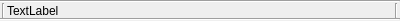
<?xml version="1.0" encoding="UTF-8"?>
<ui version="4.0">
 <class>wgInfoNode</class>
 <widget class="QWidget" name="wgInfoNode">
  <property name="geometry">
   <rect>
    <x>0</x>
    <y>0</y>
    <width>400</width>
    <height>21</height>
   </rect>
  </property>
  <property name="windowTitle">
   <string>Info Node</string>
  </property>
  <layout class="QGridLayout" name="gridLayout">
   <property name="margin">
    <number>0</number>
   </property>
   <property name="spacing">
    <number>0</number>
   </property>
   <item row="0" column="0">
    <widget class="Line" name="line">
     <property name="orientation">
      <enum>Qt::Horizontal</enum>
     </property>
    </widget>
   </item>
   <item row="1" column="0">
    <layout class="QHBoxLayout" name="horizontalLayout">
     <property name="spacing">
      <number>2</number>
     </property>
     <property name="leftMargin">
      <number>2</number>
     </property>
     <property name="rightMargin">
      <number>2</number>
     </property>
     <item>
      <widget class="Line" name="line_3">
       <property name="orientation">
        <enum>Qt::Vertical</enum>
       </property>
      </widget>
     </item>
     <item>
      <widget class="QLabel" name="label">
       <property name="text">
        <string>TextLabel</string>
       </property>
      </widget>
     </item>
     <item>
      <widget class="Line" name="line_4">
       <property name="orientation">
        <enum>Qt::Vertical</enum>
       </property>
      </widget>
     </item>
    </layout>
   </item>
   <item row="2" column="0">
    <widget class="Line" name="line_2">
     <property name="orientation">
      <enum>Qt::Horizontal</enum>
     </property>
    </widget>
   </item>
  </layout>
 </widget>
 <resources/>
 <connections/>
</ui>
